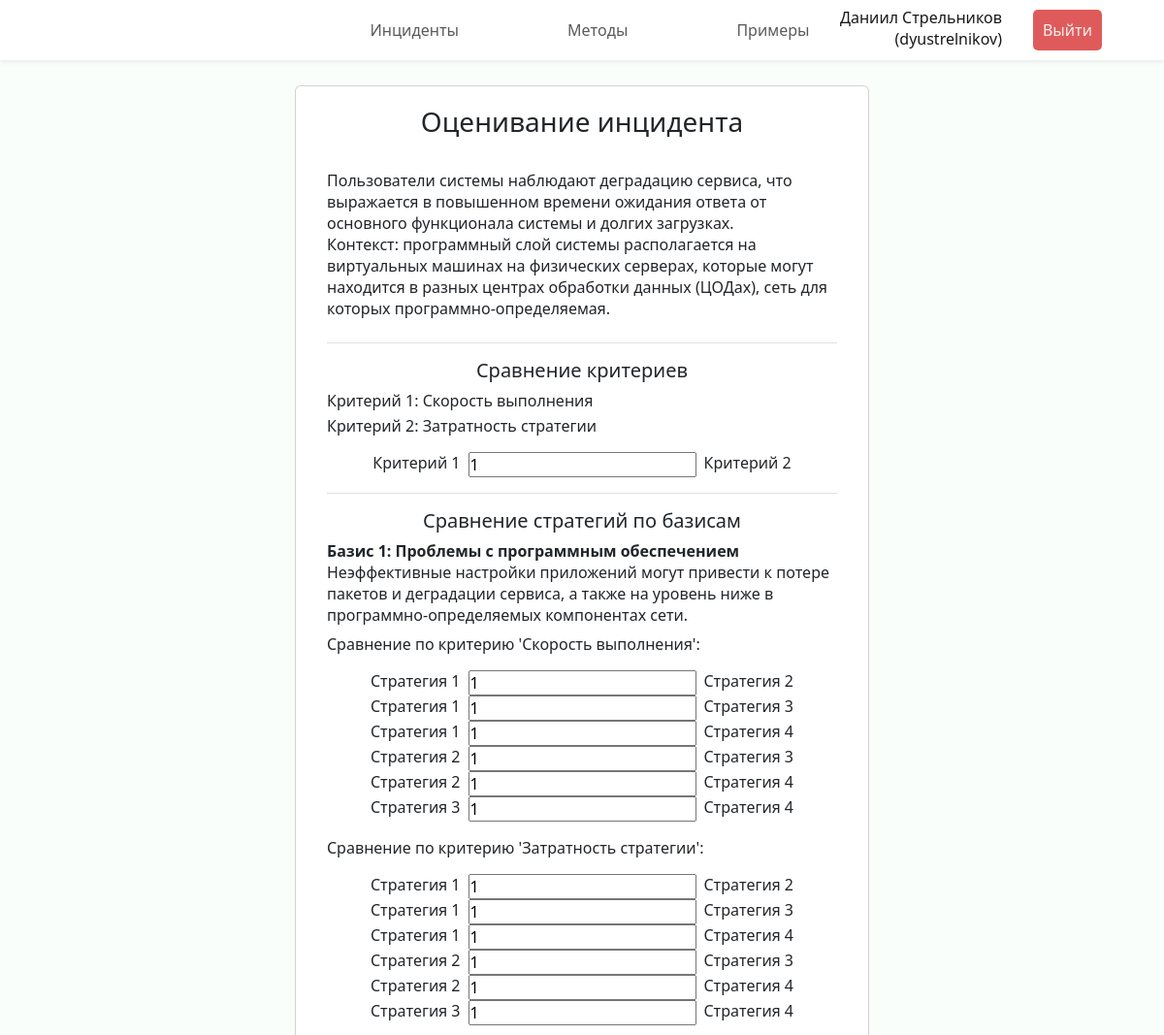
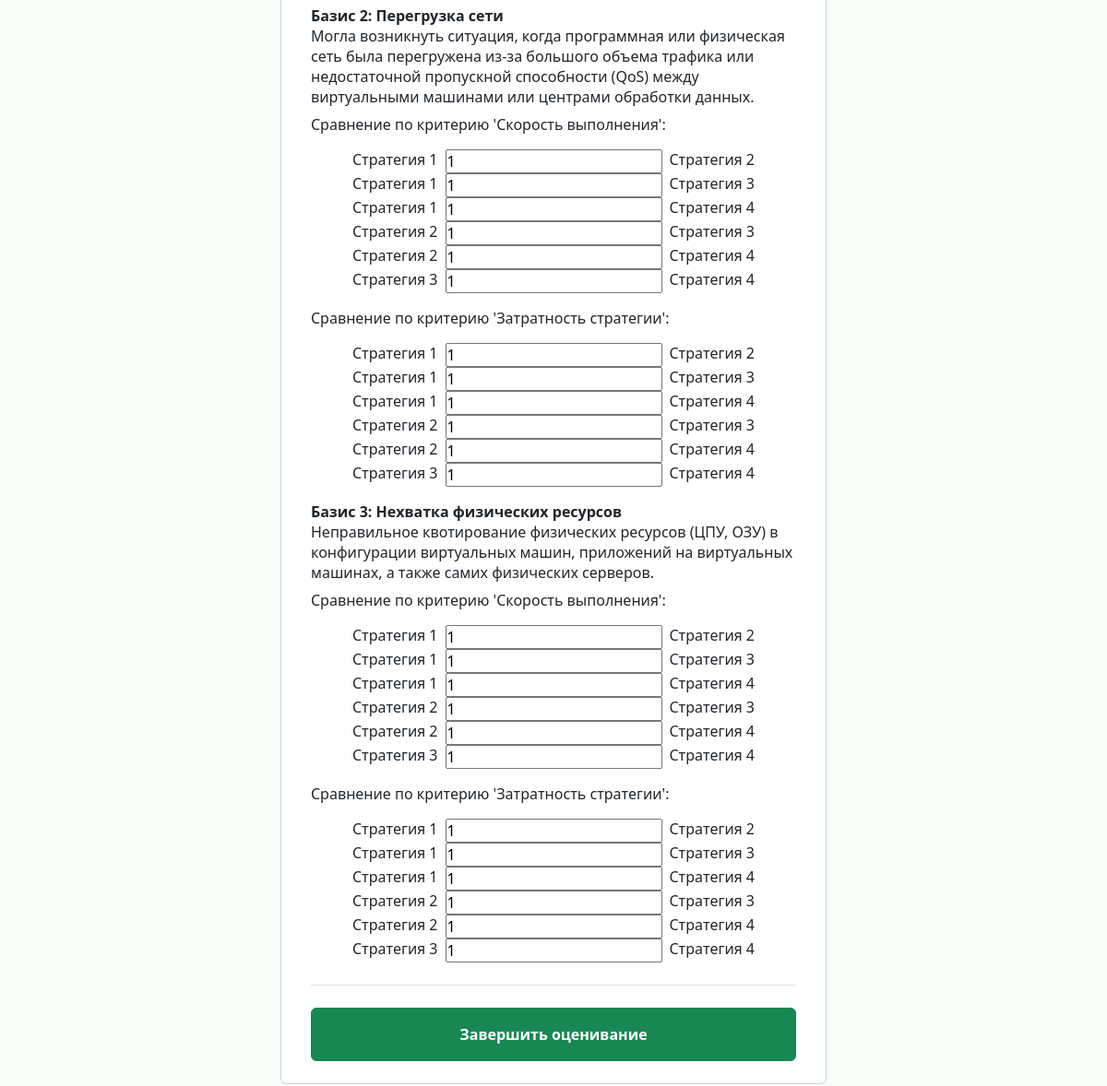
Screenshot of /incident/assess/3 (signed in) with the database file from the repository (2 pictures, top to bottom).
### incidents/models.py (models this page shows, shortened)
class Incident(models.Model):
    name = models.CharField("Название", max_length=100)
    description = models.TextField("Описание")
    created_at = models.DateTimeField("Создан")
    results = models.JSONField("Результаты", null=True, blank=True)
    creator = models.ForeignKey(Expert, verbose_name="Инициатор", on_delete=models.CASCADE,
                                related_name="authored_incidents")
    status = models.ForeignKey(Status, verbose_name="Статус", on_delete=models.CASCADE)
    criteries = models.ManyToManyField(Criteria, through="IncidentCriteria")
    experts = models.ManyToManyField(Expert, through="IncidentExpert")
    class Meta:
        verbose_name = "Инцидент"
        verbose_name_plural = "Инциденты"

class IncidentCriteria(models.Model):
    incident = models.ForeignKey(Incident, verbose_name="Инцидент", on_delete=models.CASCADE)
    criteria = models.ForeignKey(Criteria, verbose_name="Критерий", on_delete=models.CASCADE)
    number = models.PositiveSmallIntegerField("Номер")
    class Meta:
        verbose_name = "Критерий ранжирования инцидента"
        verbose_name_plural = "Критерии ранжирования инцидента"
        unique_together = ('incident', 'criteria',)

class Criteria(models.Model):
    description = models.CharField("Описание", max_length=200)
    def __str__(self) -> str:
        return self.description
    class Meta:
        verbose_name = "Критерий ранжирования"
        verbose_name_plural = "Критерии ранжирования"

class Basis(models.Model):
    incident = models.ForeignKey(Incident, verbose_name="Инцидент", on_delete=models.CASCADE)
    name = models.CharField("Название", max_length=100)
    description = models.TextField("Описание")
    number = models.PositiveSmallIntegerField("Номер")
    class Meta:
        verbose_name = "Базис инцидента"
        verbose_name_plural = "Базисы инцидента"
        unique_together = ('incident', 'name',)

### incidents/views.py (the view)
# urls.py: path("incident/assess/<int:incident_id>", views.incident_assess, name="incident_assess"),
@login_required(login_url='login')
def incident_assess(request, incident_id):
    if request.method == 'POST':
        try:
            incident = Incident.objects.get(id=incident_id)
        except Incident.DoesNotExist:
            raise Http404("Инцидент не существует")
        try:
            expert = Expert.objects.get(user=request.user)
        except Expert.DoesNotExist:
            raise Http404("Эксперт не существует")
        incident_expert = IncidentExpert.objects.get(incident=incident,
                                                        expert=expert)
        incident_expert.scores = json.loads(request.body)
        incident_expert.save()
        if check_all_experts_done(incident):
            incident.status = Status.objects.get(name="Оценен")
            incident.results = calculate_incident(get_all_scores(incident))
            incident.save()
        return HttpResponse(status=200)
    else:
        try:
            incident = Incident.objects.get(id=incident_id)
        except Incident.DoesNotExist:
            raise Http404("Инцидент не существует")
        return render(request, "incidents/incident_assess.html",{
            'incident': incident})

### incidents/templatetags/utiltags.py (called while the page is built)
@register.filter(name='times')
def times(_min, args=None):
    _max, _step = None, None
    if args:
        if not isinstance(args, int):
            _max, _step = map(int, args.split(','))
        else:
            _max = args
    args = filter(None, (_min, _max, _step))
    return range(*args)

### incidents/templates/incidents/incident_assess.html (shortened to what this page needs)
{% extends 'incidents/base.html' %}
{% load static %}
{% load utiltags %}
{% block header %}
<header class="header fixed-top shadow-sm d-flex">
    <nav class="navbar navbar-expand-lg w-100">
        <div class="collapse navbar-collapse justify-content-center" id="navbarNav">
        <ul class="navbar-nav py-1">
            <li class="nav-item px-5"><a class="nav-link" href="{% url 'incidents' %}">Инциденты</a></li>
            <li class="nav-item px-5"><a class="nav-link" href="{% url 'methods' %}">Методы</a></li>
            <li class="nav-item px-5"><a class="nav-link" href="{% url 'examples' %}">Примеры</a></li>
        </ul>
        </div>
        <ul class="navbar-nav position-fixed end-0 me-5 align-items-center">
            <li class="nav-item px-3 text-end mb-1">
                <div class="fullname">{{ request.user.get_full_name }}</div>
                <div class="username">({{ request.user.get_username }})</div>
            </li>
            <li class="nav-item px-3">
                <form action="{% url 'logout' %}" method="POST">
                    <button class="logout-btn" type="submit">Выйти</button>
                </form>
            </li>
          </ul>
    </nav>
</header>
{% endblock %}
{% block content %}
<div class="cards d-flex p-2 flex-column align-items-center">
  <div class="col-lg-6 col-xxl-5 card mb-3">
    <div class="card-body mx-3 my-1">
      <form id="assessment">
        <h3 class="mb-4	text-center">Оценивание инцидента</h3>
        <div class="card-text py-2 border-bottom">
          {{ incident.description|linebreaks }}
        </div>
          {% if incident.criteries.count > 1 %}
            <div class="d-flex flex-column gap-2 py-3 border-bottom">
              <h5 class="m-0 text-center">Сравнение критериев</h5>
              <div class="d-flex flex-column gap-1 mb-2">
                {% for criteria in incident.incidentcriteria_set.all %}
                  <span>Критерий {{ forloop.counter }}: {{ criteria.criteria }}</span>
                {% endfor %}
              </div>
              {% for x in incident.criteries.count|times %}
                {% for y in x|add:"1"|times:incident.criteries.count %}
                  <div name="criteria" class="d-flex justify-content-center align-content-center gap-2">
                    <label for="criteria_score">Критерий {{x|add:"1"}}</label>
                    <input type="text" id="criteria_score" name="criteria_score" value="1" />
                    <label for="criteria_score">Критерий {{y|add:"1"}}</label>
                  </div>
                {% endfor %}
              {% endfor %}
            </div>
          {% endif %}
          {% if incident.basis_set.count > 0 and incident.strategy_set.count > 1 %}
            <div class="d-flex flex-column gap-2 py-3 border-bottom">
              <h5 class="m-0 text-center">Сравнение стратегий по базисам</h4>
              {% for basis in incident.basis_set.all %}
                <div name="basis">
                  <div class="fw-bold">Базис {{ forloop.counter }}: {{ basis.name }}</div>
                  <div>{{ basis.description }}</div>
                  {% for criteria in incident.criteries.all %}
                    <div name="criteria_basis" class="py-2">
                      <p>Сравнение по критерию '{{ criteria.description }}':</p>
                      {% for x in incident.strategy_set.count|times %}
                        {% for y in x|add:"1"|times:incident.strategy_set.count %}
                          <div name="strategy" class="d-flex justify-content-center align-content-center gap-2">
                            <label for="strategy_score">Стратегия {{x|add:"1"}}</label>
                            <input type="text" id="strategy_score" name="strategy_score" value="1" />
                            <label for="strategy_score">Стратегия {{y|add:"1"}}</label>
                          </div>
                        {% endfor %}
                      {% endfor %}
                    </div>
                  {% endfor %}
                </div>
              {% endfor %}
            </div>
          {% endif %}
          <input type="submit" value="Завершить оценивание" class="btn btn-success mt-4 mb-1 p-3 w-100 fw-bold"/>
      </form>
    </div>
  </div>
</div>
{% endblock %}

### incidents/static/incidents/css/style.css (style rules this page uses)
:root { --font-family: "Segoe UI", Roboto, "Helvetica Neue", Arial, sans-serif; }
* { box-sizing: border-box; padding: 0; margin: 0; }
body { margin: 5rem 0 0 0; font-family: var(--font-family); font-weight: 400; line-height: normal; background-color: rgb(250, 254, 251); color: #19171a; overflow: overlay; width: 100%; }
.header { background: rgb(255, 255, 255); }
.logout-btn { padding: 10px; background-color: #df5b5b; color: #f5efef; text-decoration: none; border-radius: 5px; border-width: 0; }

### rows the page displays
Incident: description "Пользователи системы наблюдают деградацию сервиса, что выражается в повышенном времени ожидания ответа от основного функционала системы и долгих загрузках. Контекст: программный слой системы располагается на виртуальных машинах на физических серверах, которые могут находится в разных центрах обработки данных (ЦОДах), сеть для которых программно-определяемая."
IncidentCriteria: criteria "Скорость выполнения"
IncidentCriteria: criteria "Затратность стратегии"
Basis: name "Проблемы с программным обеспечением", description "Неэффективные настройки приложений могут привести к потере пакетов и деградации сервиса, а также на уровень ниже в программно-определяемых компонентах сети."
Criteria: description "Скорость выполнения", x "1" "1" "1" "2" "2" "3" "1" "1" "1" "2" "2" "3" "1" "1" "1" "2" "2" "3", x "2" "3" "4" "3" "4" "4" "2" "3" "4" "3" "4" "4" "2" "3" "4" "3" "4" "4"
Criteria: description "Затратность стратегии", x "1" "1" "1" "2" "2" "3" "1" "1" "1" "2" "2" "3" "1" "1" "1" "2" "2" "3", x "2" "3" "4" "3" "4" "4" "2" "3" "4" "3" "4" "4" "2" "3" "4" "3" "4" "4"
Basis: name "Перегрузка сети", description "Могла возникнуть ситуация, когда программная или физическая сеть была перегружена из-за большого объема трафика или недостаточной пропускной способности (QoS) между виртуальными машинами или центрами обработки данных."
Basis: name "Нехватка физических ресурсов", description "Неправильное квотирование физических ресурсов (ЦПУ, ОЗУ) в конфигурации виртуальных машин, приложений на виртуальных машинах, а также самих физических серверов."

### other values shown
{{ request.user.get_full_name }} "Даниил Стрельников"
{{ request.user.get_username }} "dyustrelnikov"
{{ x|add:"1" }} "1"
{{ y|add:"1" }} "2"
